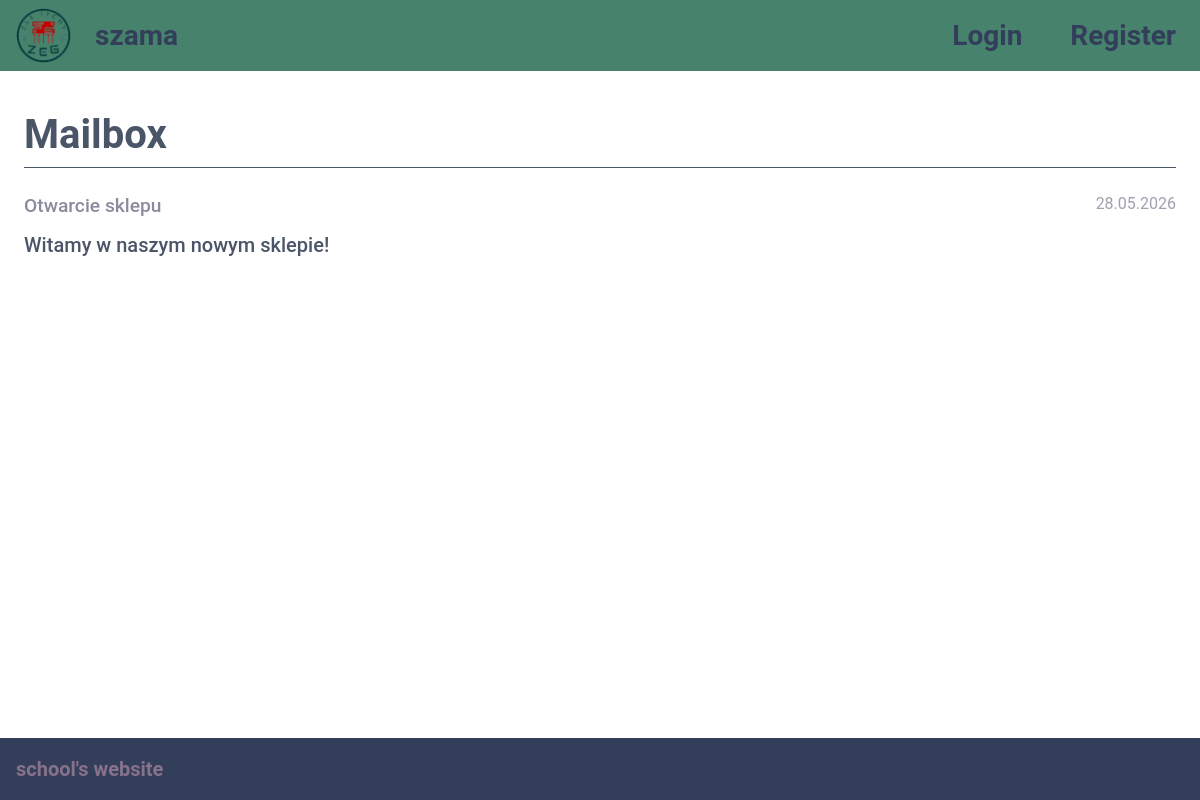
Page /src/notifications.php on the committed database.
### tables this page shows
CREATE TABLE announcements (
    id INT AUTO_INCREMENT PRIMARY KEY,
    title VARCHAR(255) NOT NULL,
    content TEXT NOT NULL,
    created_at DATETIME NOT NULL DEFAULT CURRENT_TIMESTAMP
);

### src/notifications.php (the view, shortened to what this page needs)
<!DOCTYPE html>
<html lang="pl">
<head>
    <link href="https://cdn.jsdelivr.net/npm/bootstrap@5.3.3/dist/css/bootstrap.min.css" rel="stylesheet">
    <link rel="stylesheet" href="styl.css">
</head>
<body class="vh-100 d-flex flex-column">
<?php
require_once __DIR__ . '/header.php';
require_once __DIR__ . '/db.php';
$announcements = [];
try {
    $stmt = $conn->query('SELECT id, title, content, created_at FROM announcements ORDER BY created_at DESC');
    $announcements = $stmt->fetchAll();
} catch (Exception $e) {
    $announcements = [];
}
?>
    <div class="flex-fill container-fluid px-4 py-3 overflow-auto">
        <div class="text-start my-4">
            <h3 class="display-6 border-bottom pb-2 fw-bold" style="color: #4a5568; border-color: #4a5568 !important; font-weight: 300;">Mailbox</h3>
        </div>
        <?php if (!empty($announcements)): ?>
            <?php foreach ($announcements as $announcement): ?>
        <div class="mb-4">
            <div class="d-flex justify-content-between mb-2">
                <span style="color: #8b8b9e; font-size: 1.20rem; font-weight: 500;"><?= htmlspecialchars($announcement['title']) ?></span>
                <span style="color: #a0a0b0;"><?= htmlspecialchars(date('d.m.Y', strtotime($announcement['created_at']))) ?></span>
            </div>
            <p style="color: #4a5568; line-height: 1.6; font-size: 1.25rem; font-weight: 500;"><?= htmlspecialchars($announcement['content']) ?></p>
        </div>
            <?php endforeach; ?>
        <?php else: ?>
        <div class="alert alert-info" role="alert">
            Brak ogłoszeń.
        </div>
        <?php endif; ?>
    </div>
    <div class="p-3 footer text-lowercase fs-5">School's website</div>
</body>
</html>

### src/styl.css (style rules this page uses)
* { font-family: "Roboto"; }
.header, .footer { font-weight: bolder; }
.footer, .darkColor { background-color: #333F5A; color: #87718B; }

### rows in the picture
announcements: title "Otwarcie sklepu", created_at "28.05.2026", content "Witamy w naszym nowym sklepie!"
